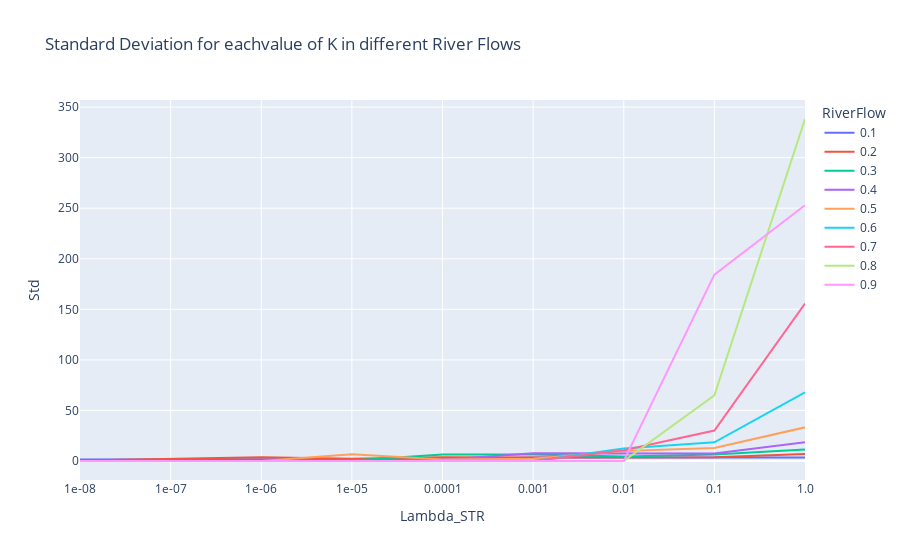
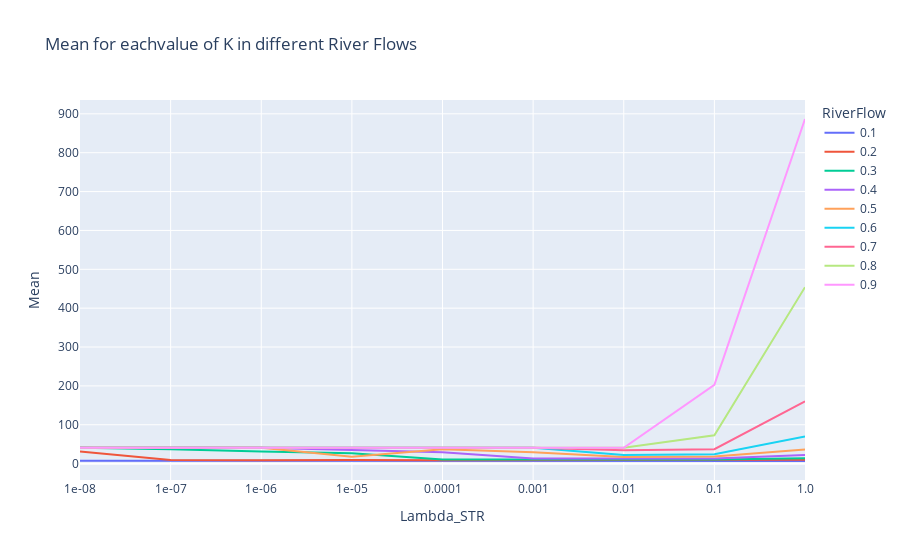

These figures' notebook cell, in order:
### Code cell
fig = px.line(RSMDP_std_costs, x='Lambda_STR', y='Std', color='RiverFlow', title='Standard Deviation for each' + \
                                                                     'value of K in different River Flows')
fig.show()

fig = px.line(RSMDP_average_costs, x='Lambda_STR', y='Mean', color='RiverFlow', title='Mean for each' + \
                                                                     'value of K in different River Flows')
fig.show()

### Figure 1 — Plotly figure (JSON) as saved in the notebook; plotly's stock layout.template omitted (floating-point values rounded to 4 significant figures)
{"data": [{"hovertemplate": "RiverFlow=0.1<br>Lambda_STR=%{x}<br>Std=%{y}<extra></extra>", "legendgroup": "0.1", "line": {"color": "#636efa", "dash": "solid"}, "mode": "lines", "name": "0.1", "orientation": "v", "showlegend": true, "type": "scatter", "x": ["1e-08", "1e-07", "1e-06", "1e-05", "0.0001", "0.001", "0.01", "0.1", "1.0"], "xaxis": "x", "y": [1.594, 1.628, 1.669, 1.693, 1.86, 3.483, 3.553, 3.559, 3.484], "yaxis": "y"}, {"hovertemplate": "RiverFlow=0.2<br>Lambda_STR=%{x}<br>Std=%{y}<extra></extra>", "legendgroup": "0.2", "line": {"color": "#EF553B", "dash": "solid"}, "mode": "lines", "name": "0.2", "orientation": "v", "showlegend": true, "type": "scatter", "x": ["1e-08", "1e-07", "1e-06", "1e-05", "0.0001", "0.001", "0.01", "0.1", "1.0"], "xaxis": "x", "y": [0.3734, 2.295, 3.727, 2.303, 3.799, 3.551, 3.596, 3.757, 6.898], "yaxis": "y"}, {"hovertemplate": "RiverFlow=0.3<br>Lambda_STR=%{x}<br>Std=%{y}<extra></extra>", "legendgroup": "0.3", "line": {"color": "#00cc96", "dash": "solid"}, "mode": "lines", "name": "0.3", "orientation": "v", "showlegend": true, "type": "scatter", "x": ["1e-08", "1e-07", "1e-06", "1e-05", "0.0001", "0.001", "0.01", "0.1", "1.0"], "xaxis": "x", "y": [0, 0.3515, 0.5659, 0.6056, 6.437, 6.419, 4.485, 6.379, 11.36], "yaxis": "y"}, {"hovertemplate": "RiverFlow=0.4<br>Lambda_STR=%{x}<br>Std=%{y}<extra></extra>", "legendgroup": "0.4", "line": {"color": "#ab63fa", "dash": "solid"}, "mode": "lines", "name": "0.4", "orientation": "v", "showlegend": true, "type": "scatter", "x": ["1e-08", "1e-07", "1e-06", "1e-05", "0.0001", "0.001", "0.01", "0.1", "1.0"], "xaxis": "x", "y": [0, 0, 0, 0.8162, 1.178, 7.67, 7.742, 7.492, 18.58], "yaxis": "y"}, {"hovertemplate": "RiverFlow=0.5<br>Lambda_STR=%{x}<br>Std=%{y}<extra></extra>", "legendgroup": "0.5", "line": {"color": "#FFA15A", "dash": "solid"}, "mode": "lines", "name": "0.5", "orientation": "v", "showlegend": true, "type": "scatter", "x": ["1e-08", "1e-07", "1e-06", "1e-05", "0.0001", "0.001", "0.01", "0.1", "1.0"], "xaxis": "x", "y": [0, 0, 0, 6.767, 1.446, 2.132, 10.0, 12.96, 33.28], "yaxis": "y"}, {"hovertemplate": "RiverFlow=0.6<br>Lambda_STR=%{x}<br>Std=%{y}<extra></extra>", "legendgroup": "0.6", "line": {"color": "#19d3f3", "dash": "solid"}, "mode": "lines", "name": "0.6", "orientation": "v", "showlegend": true, "type": "scatter", "x": ["1e-08", "1e-07", "1e-06", "1e-05", "0.0001", "0.001", "0.01", "0.1", "1.0"], "xaxis": "x", "y": [0, 0, 0, 0, 0, 0, 12.42, 18.46, 67.86], "yaxis": "y"}, {"hovertemplate": "RiverFlow=0.7<br>Lambda_STR=%{x}<br>Std=%{y}<extra></extra>", "legendgroup": "0.7", "line": {"color": "#FF6692", "dash": "solid"}, "mode": "lines", "name": "0.7", "orientation": "v", "showlegend": true, "type": "scatter", "x": ["1e-08", "1e-07", "1e-06", "1e-05", "0.0001", "0.001", "0.01", "0.1", "1.0"], "xaxis": "x", "y": [0, 0, 0, 0, 0, 0, 10.67, 30.07, 155.8], "yaxis": "y"}, {"hovertemplate": "RiverFlow=0.8<br>Lambda_STR=%{x}<br>Std=%{y}<extra></extra>", "legendgroup": "0.8", "line": {"color": "#B6E880", "dash": "solid"}, "mode": "lines", "name": "0.8", "orientation": "v", "showlegend": true, "type": "scatter", "x": ["1e-08", "1e-07", "1e-06", "1e-05", "0.0001", "0.001", "0.01", "0.1", "1.0"], "xaxis": "x", "y": [0, 0, 0, 0, 0, 0, 0, 65.0, 338.2], "yaxis": "y"}, {"hovertemplate": "RiverFlow=0.9<br>Lambda_STR=%{x}<br>Std=%{y}<extra></extra>", "legendgroup": "0.9", "line": {"color": "#FF97FF", "dash": "solid"}, "mode": "lines", "name": "0.9", "orientation": "v", "showlegend": true, "type": "scatter", "x": ["1e-08", "1e-07", "1e-06", "1e-05", "0.0001", "0.001", "0.01", "0.1", "1.0"], "xaxis": "x", "y": [0, 0, 0, 0, 0, 0, 0, 184.3, 252.8], "yaxis": "y"}], "layout": {"legend": {"title": {"text": "RiverFlow"}, "tracegroupgap": 0}, "title": {"text": "Standard Deviation for eachvalue of K in different River Flows"}, "xaxis": {"anchor": "y", "domain": [0, 1], "title": {"text": "Lambda_STR"}}, "yaxis": {"anchor": "x", "domain": [0, 1], "title": {"text": "Std"}}}}

### Figure 2 — Plotly figure (JSON) as saved in the notebook; plotly's stock layout.template omitted (floating-point values rounded to 4 significant figures)
{"data": [{"hovertemplate": "RiverFlow=0.1<br>Lambda_STR=%{x}<br>Mean=%{y}<extra></extra>", "legendgroup": "0.1", "line": {"color": "#636efa", "dash": "solid"}, "mode": "lines", "name": "0.1", "orientation": "v", "showlegend": true, "type": "scatter", "x": ["1e-08", "1e-07", "1e-06", "1e-05", "0.0001", "0.001", "0.01", "0.1", "1.0"], "xaxis": "x", "y": [7.489, 7.479, 7.49, 7.529, 7.445, 6.769, 6.839, 6.819, 6.77], "yaxis": "y"}, {"hovertemplate": "RiverFlow=0.2<br>Lambda_STR=%{x}<br>Mean=%{y}<extra></extra>", "legendgroup": "0.2", "line": {"color": "#EF553B", "dash": "solid"}, "mode": "lines", "name": "0.2", "orientation": "v", "showlegend": true, "type": "scatter", "x": ["1e-08", "1e-07", "1e-06", "1e-05", "0.0001", "0.001", "0.01", "0.1", "1.0"], "xaxis": "x", "y": [31.01, 9.642, 8.544, 9.651, 8.632, 8.69, 8.492, 8.602, 9.714], "yaxis": "y"}, {"hovertemplate": "RiverFlow=0.3<br>Lambda_STR=%{x}<br>Mean=%{y}<extra></extra>", "legendgroup": "0.3", "line": {"color": "#00cc96", "dash": "solid"}, "mode": "lines", "name": "0.3", "orientation": "v", "showlegend": true, "type": "scatter", "x": ["1e-08", "1e-07", "1e-06", "1e-05", "0.0001", "0.001", "0.01", "0.1", "1.0"], "xaxis": "x", "y": [41, 37.01, 31.02, 27.03, 10.74, 10.89, 10.85, 10.79, 14.08], "yaxis": "y"}, {"hovertemplate": "RiverFlow=0.4<br>Lambda_STR=%{x}<br>Mean=%{y}<extra></extra>", "legendgroup": "0.4", "line": {"color": "#ab63fa", "dash": "solid"}, "mode": "lines", "name": "0.4", "orientation": "v", "showlegend": true, "type": "scatter", "x": ["1e-08", "1e-07", "1e-06", "1e-05", "0.0001", "0.001", "0.01", "0.1", "1.0"], "xaxis": "x", "y": [41, 41, 41, 35.04, 29.08, 13.27, 13.39, 13.16, 21.9], "yaxis": "y"}, {"hovertemplate": "RiverFlow=0.5<br>Lambda_STR=%{x}<br>Mean=%{y}<extra></extra>", "legendgroup": "0.5", "line": {"color": "#FFA15A", "dash": "solid"}, "mode": "lines", "name": "0.5", "orientation": "v", "showlegend": true, "type": "scatter", "x": ["1e-08", "1e-07", "1e-06", "1e-05", "0.0001", "0.001", "0.01", "0.1", "1.0"], "xaxis": "x", "y": [41, 41, 41, 17.54, 37.09, 29.21, 16.82, 18.15, 36.44], "yaxis": "y"}, {"hovertemplate": "RiverFlow=0.6<br>Lambda_STR=%{x}<br>Mean=%{y}<extra></extra>", "legendgroup": "0.6", "line": {"color": "#19d3f3", "dash": "solid"}, "mode": "lines", "name": "0.6", "orientation": "v", "showlegend": true, "type": "scatter", "x": ["1e-08", "1e-07", "1e-06", "1e-05", "0.0001", "0.001", "0.01", "0.1", "1.0"], "xaxis": "x", "y": [41, 41, 41, 41, 41, 41, 21.98, 24.32, 70.08], "yaxis": "y"}, {"hovertemplate": "RiverFlow=0.7<br>Lambda_STR=%{x}<br>Mean=%{y}<extra></extra>", "legendgroup": "0.7", "line": {"color": "#FF6692", "dash": "solid"}, "mode": "lines", "name": "0.7", "orientation": "v", "showlegend": true, "type": "scatter", "x": ["1e-08", "1e-07", "1e-06", "1e-05", "0.0001", "0.001", "0.01", "0.1", "1.0"], "xaxis": "x", "y": [41, 41, 41, 41, 41, 41, 34.36, 37.19, 160.4], "yaxis": "y"}, {"hovertemplate": "RiverFlow=0.8<br>Lambda_STR=%{x}<br>Mean=%{y}<extra></extra>", "legendgroup": "0.8", "line": {"color": "#B6E880", "dash": "solid"}, "mode": "lines", "name": "0.8", "orientation": "v", "showlegend": true, "type": "scatter", "x": ["1e-08", "1e-07", "1e-06", "1e-05", "0.0001", "0.001", "0.01", "0.1", "1.0"], "xaxis": "x", "y": [41, 41, 41, 41, 41, 41, 41, 72.9, 454.0], "yaxis": "y"}, {"hovertemplate": "RiverFlow=0.9<br>Lambda_STR=%{x}<br>Mean=%{y}<extra></extra>", "legendgroup": "0.9", "line": {"color": "#FF97FF", "dash": "solid"}, "mode": "lines", "name": "0.9", "orientation": "v", "showlegend": true, "type": "scatter", "x": ["1e-08", "1e-07", "1e-06", "1e-05", "0.0001", "0.001", "0.01", "0.1", "1.0"], "xaxis": "x", "y": [41, 41, 41, 41, 41, 41, 41, 202.9, 886.7], "yaxis": "y"}], "layout": {"legend": {"title": {"text": "RiverFlow"}, "tracegroupgap": 0}, "title": {"text": "Mean for eachvalue of K in different River Flows"}, "xaxis": {"anchor": "y", "domain": [0, 1], "title": {"text": "Lambda_STR"}}, "yaxis": {"anchor": "x", "domain": [0, 1], "title": {"text": "Mean"}}}}
